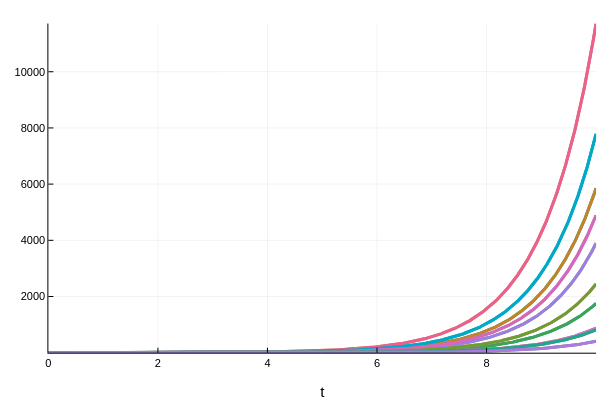

The cell this chart's notebook holds for it:
### Code cell
plot(sim)

### Figure 1 — Plotly figure (JSON) as saved in the notebook; plotly's stock layout.template omitted (floating-point values rounded to 4 significant figures; data arrays with more than 128 entries replaced by an {"elided": "..."} marker saying what was removed)
{"data": [{"colorbar": {"title": ""}, "hoverinfo": "text", "legendgroup": "u1(t)", "line": {"color": "rgba(0, 154, 250, 1.000)", "dash": "solid", "shape": "linear", "width": 3}, "mode": "lines", "name": "u1(t)", "showlegend": true, "text": {"elided": "1000 null values"}, "type": "scatter", "x": {"elided": "1000 float values"}, "xaxis": "x1", "y": {"elided": "1000 float values"}, "yaxis": "y1", "zmax": 0.1, "zmin": -0.1}, {"colorbar": {"title": ""}, "hoverinfo": "text", "legendgroup": "u2(t)", "line": {"color": "rgba(227, 111, 71, 1.000)", "dash": "solid", "shape": "linear", "width": 3}, "mode": "lines", "name": "u2(t)", "showlegend": true, "text": {"elided": "1000 null values"}, "type": "scatter", "x": {"elided": "1000 float values"}, "xaxis": "x1", "y": {"elided": "1000 float values"}, "yaxis": "y1", "zmax": 0.1, "zmin": -0.1}, {"colorbar": {"title": ""}, "hoverinfo": "text", "legendgroup": "u3(t)", "line": {"color": "rgba(62, 164, 78, 1.000)", "dash": "solid", "shape": "linear", "width": 3}, "mode": "lines", "name": "u3(t)", "showlegend": true, "text": {"elided": "1000 null values"}, "type": "scatter", "x": {"elided": "1000 float values"}, "xaxis": "x1", "y": {"elided": "1000 float values"}, "yaxis": "y1", "zmax": 0.1, "zmin": -0.1}, {"colorbar": {"title": ""}, "hoverinfo": "text", "legendgroup": "u4(t)", "line": {"color": "rgba(195, 113, 210, 1.000)", "dash": "solid", "shape": "linear", "width": 3}, "mode": "lines", "name": "u4(t)", "showlegend": true, "text": {"elided": "1000 null values"}, "type": "scatter", "x": {"elided": "1000 float values"}, "xaxis": "x1", "y": {"elided": "1000 float values"}, "yaxis": "y1", "zmax": 0.1, "zmin": -0.1}, {"colorbar": {"title": ""}, "hoverinfo": "text", "legendgroup": "u1(t)", "line": {"color": "rgba(172, 142, 24, 1.000)", "dash": "solid", "shape": "linear", "width": 3}, "mode": "lines", "name": "u1(t)", "showlegend": true, "text": {"elided": "1000 null values"}, "type": "scatter", "x": {"elided": "1000 float values"}, "xaxis": "x1", "y": {"elided": "1000 float values"}, "yaxis": "y1", "zmax": 0.1, "zmin": -0.1}, {"colorbar": {"title": ""}, "hoverinfo": "text", "legendgroup": "u2(t)", "line": {"color": "rgba(0, 170, 174, 1.000)", "dash": "solid", "shape": "linear", "width": 3}, "mode": "lines", "name": "u2(t)", "showlegend": true, "text": {"elided": "1000 null values"}, "type": "scatter", "x": {"elided": "1000 float values"}, "xaxis": "x1", "y": {"elided": "1000 float values"}, "yaxis": "y1", "zmax": 0.1, "zmin": -0.1}, {"colorbar": {"title": ""}, "hoverinfo": "text", "legendgroup": "u3(t)", "line": {"color": "rgba(237, 94, 147, 1.000)", "dash": "solid", "shape": "linear", "width": 3}, "mode": "lines", "name": "u3(t)", "showlegend": true, "text": {"elided": "1000 null values"}, "type": "scatter", "x": {"elided": "1000 float values"}, "xaxis": "x1", "y": {"elided": "1000 float values"}, "yaxis": "y1", "zmax": 0.1, "zmin": -0.1}, {"colorbar": {"title": ""}, "hoverinfo": "text", "legendgroup": "u4(t)", "line": {"color": "rgba(198, 130, 37, 1.000)", "dash": "solid", "shape": "linear", "width": 3}, "mode": "lines", "name": "u4(t)", "showlegend": true, "text": {"elided": "1000 null values"}, "type": "scatter", "x": {"elided": "1000 float values"}, "xaxis": "x1", "y": {"elided": "1000 float values"}, "yaxis": "y1", "zmax": 0.1, "zmin": -0.1}, {"colorbar": {"title": ""}, "hoverinfo": "text", "legendgroup": "u1(t)", "line": {"color": "rgba(0, 169, 141, 1.000)", "dash": "solid", "shape": "linear", "width": 3}, "mode": "lines", "name": "u1(t)", "showlegend": true, "text": {"elided": "1000 null values"}, "type": "scatter", "x": {"elided": "1000 float values"}, "xaxis": "x1", "y": {"elided": "1000 float values"}, "yaxis": "y1", "zmax": 0.1, "zmin": -0.1}, {"colorbar": {"title": ""}, "hoverinfo": "text", "legendgroup": "u2(t)", "line": {"color": "rgba(142, 151, 30, 1.000)", "dash": "solid", "shape": "linear", "width": 3}, "mode": "lines", "name": "u2(t)", "showlegend": true, "text": {"elided": "1000 null values"}, "type": "scatter", "x": {"elided": "1000 float values"}, "xaxis": "x1", "y": {"elided": "1000 float values"}, "yaxis": "y1", "zmax": 0.1, "zmin": -0.1}, {"colorbar": {"title": ""}, "hoverinfo": "text", "legendgroup": "u3(t)", "line": {"color": "rgba(0, 169, 204, 1.000)", "dash": "solid", "shape": "linear", "width": 3}, "mode": "lines", "name": "u3(t)", "showlegend": true, "text": {"elided": "1000 null values"}, "type": "scatter", "x": {"elided": "1000 float values"}, "xaxis": "x1", "y": {"elided": "1000 float values"}, "yaxis": "y1", "zmax": 0.1, "zmin": -0.1}, {"colorbar": {"title": ""}, "hoverinfo": "text", "legendgroup": "u4(t)", "line": {"color": "rgba(155, 127, 233, 1.000)", "dash": "solid", "shape": "linear", "width": 3}, "mode": "lines", "name": "u4(t)", "showlegend": true, "text": {"elided": "1000 null values"}, "type": "scatter", "x": {"elided": "1000 float values"}, "xaxis": "x1", "y": {"elided": "1000 float values"}, "yaxis": "y1", "zmax": 0.1, "zmin": -0.1}, {"colorbar": {"title": ""}, "hoverinfo": "text", "legendgroup": "u1(t)", "line": {"color": "rgba(97, 141, 246, 1.000)", "dash": "solid", "shape": "linear", "width": 3}, "mode": "lines", "name": "u1(t)", "showlegend": true, "text": {"elided": "1000 null values"}, "type": "scatter", "x": {"elided": "1000 float values"}, "xaxis": "x1", "y": {"elided": "1000 float values"}, "yaxis": "y1", "zmax": 0.1, "zmin": -0.1}, {"colorbar": {"title": ""}, "hoverinfo": "text", "legendgroup": "u2(t)", "line": {"color": "rgba(240, 96, 115, 1.000)", "dash": "solid", "shape": "linear", "width": 3}, "mode": "lines", "name": "u2(t)", "showlegend": true, "text": {"elided": "1000 null values"}, "type": "scatter", "x": {"elided": "1000 float values"}, "xaxis": "x1", "y": {"elided": "1000 float values"}, "yaxis": "y1", "zmax": 0.1, "zmin": -0.1}, {"colorbar": {"title": ""}, "hoverinfo": "text", "legendgroup": "u3(t)", "line": {"color": "rgba(221, 101, 182, 1.000)", "dash": "solid", "shape": "linear", "width": 3}, "mode": "lines", "name": "u3(t)", "showlegend": true, "text": {"elided": "1000 null values"}, "type": "scatter", "x": {"elided": "1000 float values"}, "xaxis": "x1", "y": {"elided": "1000 float values"}, "yaxis": "y1", "zmax": 0.1, "zmin": -0.1}, {"colorbar": {"title": ""}, "hoverinfo": "text", "legendgroup": "u4(t)", "line": {"color": "rgba(108, 159, 51, 1.000)", "dash": "solid", "shape": "linear", "width": 3}, "mode": "lines", "name": "u4(t)", "showlegend": true, "text": {"elided": "1000 null values"}, "type": "scatter", "x": {"elided": "1000 float values"}, "xaxis": "x1", "y": {"elided": "1000 float values"}, "yaxis": "y1", "zmax": 0.1, "zmin": -0.1}, {"colorbar": {"title": ""}, "hoverinfo": "text", "legendgroup": "u1(t)", "line": {"color": "rgba(113, 140, 106, 1.000)", "dash": "solid", "shape": "linear", "width": 3}, "mode": "lines", "name": "u1(t)", "showlegend": true, "text": {"elided": "1000 null values"}, "type": "scatter", "x": {"elided": "1000 float values"}, "xaxis": "x1", "y": {"elided": "1000 float values"}, "yaxis": "y1", "zmax": 0.1, "zmin": -0.1}, {"colorbar": {"title": ""}, "hoverinfo": "text", "legendgroup": "u2(t)", "line": {"color": "rgba(71, 153, 140, 1.000)", "dash": "solid", "shape": "linear", "width": 3}, "mode": "lines", "name": "u2(t)", "showlegend": true, "text": {"elided": "1000 null values"}, "type": "scatter", "x": {"elided": "1000 float values"}, "xaxis": "x1", "y": {"elided": "1000 float values"}, "yaxis": "y1", "zmax": 0.1, "zmin": -0.1}, {"colorbar": {"title": ""}, "hoverinfo": "text", "legendgroup": "u3(t)", "line": {"color": "rgba(31, 166, 141, 1.000)", "dash": "solid", "shape": "linear", "width": 3}, "mode": "lines", "name": "u3(t)", "showlegend": true, "text": {"elided": "1000 null values"}, "type": "scatter", "x": {"elided": "1000 float values"}, "xaxis": "x1", "y": {"elided": "1000 float values"}, "yaxis": "y1", "zmax": 0.1, "zmin": -0.1}, {"colorbar": {"title": ""}, "hoverinfo": "text", "legendgroup": "u4(t)", "line": {"color": "rgba(175, 120, 221, 1.000)", "dash": "solid", "shape": "linear", "width": 3}, "mode": "lines", "name": "u4(t)", "showlegend": true, "text": {"elided": "1000 null values"}, "type": "scatter", "x": {"elided": "1000 float values"}, "xaxis": "x1", "y": {"elided": "1000 float values"}, "yaxis": "y1", "zmax": 0.1, "zmin": -0.1}], "layout": {"annotations": [], "height": 400, "margin": {"b": 20, "l": 0, "r": 0, "t": 20}, "paper_bgcolor": "rgba(255, 255, 255, 1.000)", "plot_bgcolor": "rgba(255, 255, 255, 1.000)", "showlegend": false, "width": 600, "xaxis": {"anchor": "y1", "domain": [0.08064, 0.9934], "gridcolor": "rgba(0, 0, 0, 0.100)", "gridwidth": 0.5, "linecolor": "rgba(0, 0, 0, 1.000)", "mirror": false, "range": [0, 10], "showgrid": true, "showline": true, "showticklabels": true, "tickangle": 0, "tickcolor": "rgb(0, 0, 0)", "tickfont": {"color": "rgba(0, 0, 0, 1.000)", "family": "sans-serif", "size": 11}, "tickmode": "array", "ticks": "inside", "ticktext": ["0", "2", "4", "6", "8", "10"], "tickvals": [0, 2, 4, 6, 8, 10], "title": "t", "titlefont": {"color": "rgba(0, 0, 0, 1.000)", "family": "sans-serif", "size": 15}, "type": "-", "visible": true, "zeroline": false, "zerolinecolor": "rgba(0, 0, 0, 1.000)"}, "yaxis": {"anchor": "x1", "domain": [0.07581, 0.9902], "gridcolor": "rgba(0, 0, 0, 0.100)", "gridwidth": 0.5, "linecolor": "rgba(0, 0, 0, 1.000)", "mirror": false, "range": [0.01669, 11720.0], "showgrid": true, "showline": true, "showticklabels": true, "tickangle": 0, "tickcolor": "rgb(0, 0, 0)", "tickfont": {"color": "rgba(0, 0, 0, 1.000)", "family": "sans-serif", "size": 11}, "tickmode": "array", "ticks": "inside", "ticktext": ["2000", "4000", "6000", "8000", "10000"], "tickvals": [2000, 4000, 6000, 8000, 10000], "title": "", "titlefont": {"color": "rgba(0, 0, 0, 1.000)", "family": "sans-serif", "size": 15}, "type": "-", "visible": true, "zeroline": false, "zerolinecolor": "rgba(0, 0, 0, 1.000)"}}}
